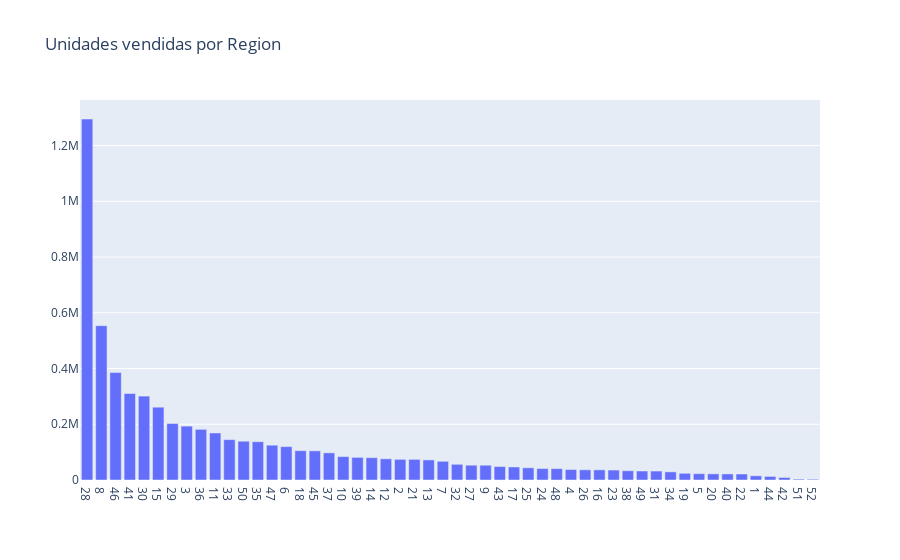

The notebook cell this image was saved under:
### Code cell
plot_data = [
    go.Bar(
        x=df_d_region_code_unidades_vendidas['region_code'],
        y=df_d_region_code_unidades_vendidas['unidades_vendidas_total'],
    )
]

plot_layout = go.Layout(
        xaxis={"type": "category"},
        title='Unidades vendidas por Region'
    )
plt.figure(figsize=(16,16))
fig = go.Figure(data=plot_data, layout=plot_layout)
fig.write_html('fig2regioncode.html')
pyoff.iplot(fig)

### Figure 1 — Plotly figure (JSON) as saved in the notebook; plotly's stock layout.template omitted (floating-point values rounded to 4 significant figures)
{"data": [{"type": "bar", "x": [28, 8, 46, 41, 30, 15, 29, 3, 36, 11, 33, 50, 35, 47, 6, 18, 45, 37, 10, 39, 14, 12, 2, 21, 13, 7, 32, 27, 9, 43, 17, 25, 24, 48, 4, 26, 16, 23, 38, 49, 31, 34, 19, 5, 20, 40, 22, 1, 44, 42, 51, 52], "y": [1295230, 553680, 385344, 310351, 300938, 261264, 202737, 193278, 181721, 168715, 144864, 139157, 137280, 124911, 119798, 105172, 104617, 97356, 83997, 81184, 80049, 76017, 74091, 74015, 72066, 67169, 56360, 53104, 53024, 48350, 46801, 43767, 41043, 40779, 37491, 36644, 36411, 35662, 33217, 32282, 32136, 29197, 24028, 22691, 22167, 21808, 21512, 15079, 12779, 9089, 3201, 2746]}], "layout": {"title": {"text": "Unidades vendidas por Region"}, "xaxis": {"type": "category"}}}
